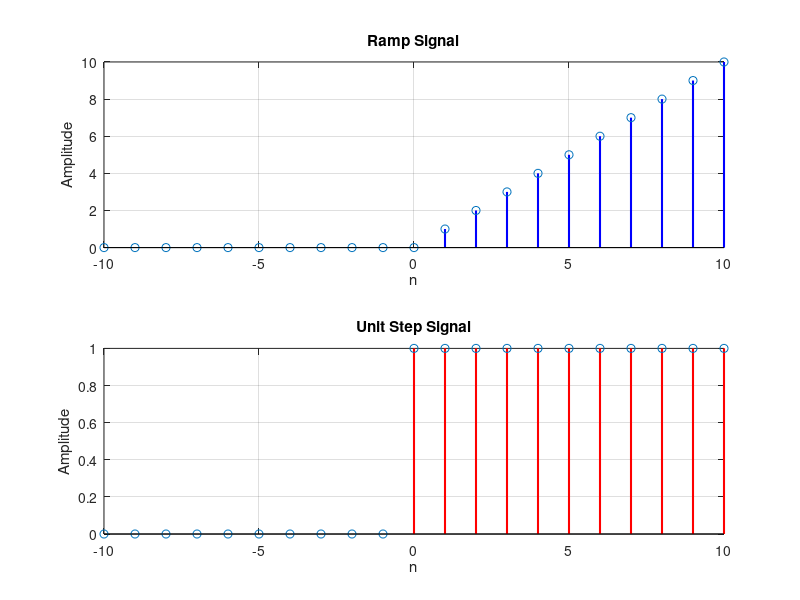
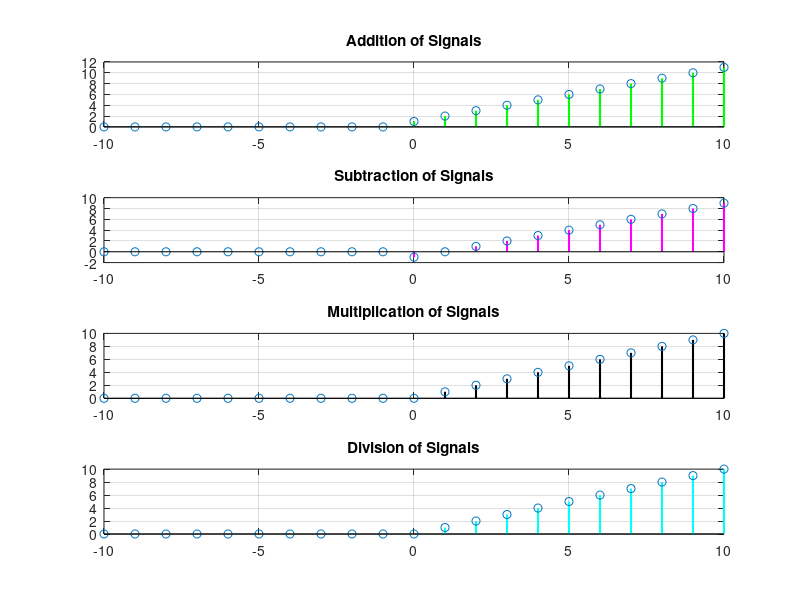
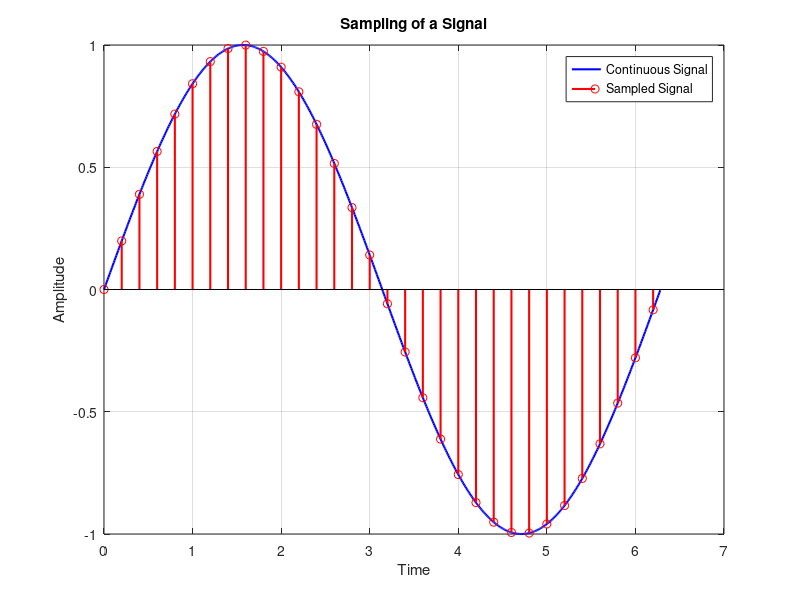
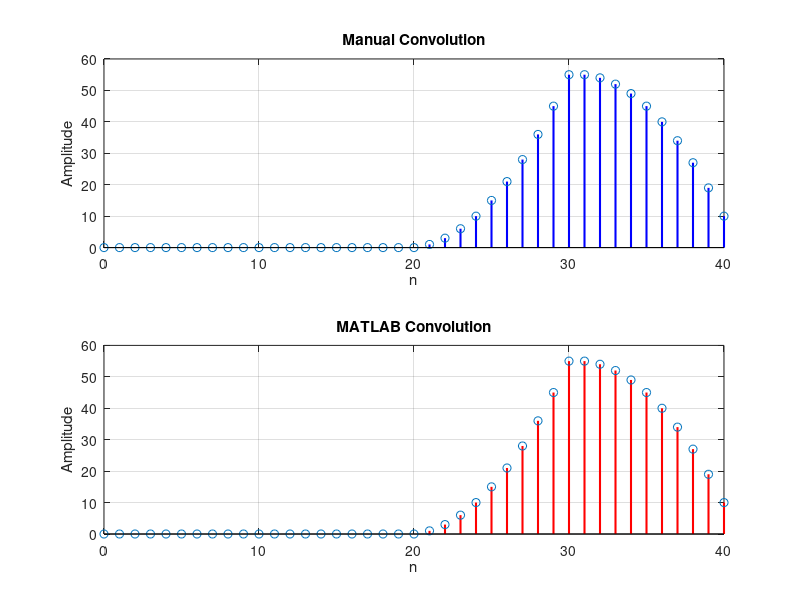

MATLAB code for these plots, in order: (Note: this script raises an error after producing the figures.)
%% SIGNALS PROCESSING AND ANALYSIS
%% --------------------------------

%% 1. SIGNAL GENERATION (Ramp, Unit Step)
n = -10:10; % Discrete time range

% Ramp Signal
ramp_signal = max(0, n);

% Unit Step Signal
unit_step_signal = double(n >= 0);

% Plot signals
figure;
subplot(2,1,1);
stem(n, ramp_signal, 'LineWidth', 1.5, 'Color', 'b');
grid on;
title('Ramp Signal');
xlabel('n'); ylabel('Amplitude');

subplot(2,1,2);
stem(n, unit_step_signal, 'LineWidth', 1.5, 'Color', 'r');
grid on;
title('Unit Step Signal');
xlabel('n'); ylabel('Amplitude');

%% 2. OPERATIONS ON SIGNALS
% Addition
addition = ramp_signal + unit_step_signal;

% Subtraction
subtraction = ramp_signal - unit_step_signal;

% Multiplication
multiplication = ramp_signal .* unit_step_signal;

% Division (with small epsilon to avoid division by zero)
division = zeros(size(ramp_signal));
division(unit_step_signal ~= 0) = ramp_signal(unit_step_signal ~= 0) ./ unit_step_signal(unit_step_signal ~= 0);

% Plot results
figure;
subplot(4,1,1);
stem(n, addition, 'LineWidth', 1.5, 'Color', 'g');
grid on;
title('Addition of Signals');

subplot(4,1,2);
stem(n, subtraction, 'LineWidth', 1.5, 'Color', 'm');
grid on;
title('Subtraction of Signals');

subplot(4,1,3);
stem(n, multiplication, 'LineWidth', 1.5, 'Color', 'k');
grid on;
title('Multiplication of Signals');

subplot(4,1,4);
stem(n, division, 'LineWidth', 1.5, 'Color', 'c');
grid on;
title('Division of Signals');

%% 3. SAMPLING OF SIGNALS
t = 0:0.01:2*pi; % Continuous time
x_cont = sin(t);

% Sampled Signal
T_s = 0.2; % Sampling interval
t_sampled = 0:T_s:max(t);
x_sampled = sin(t_sampled);

% Plot continuous and sampled signals
figure;
plot(t, x_cont, 'LineWidth', 1.5, 'Color', 'b'); hold on;
stem(t_sampled, x_sampled, 'r', 'LineWidth', 1.5);
grid on;
title('Sampling of a Signal');
legend('Continuous Signal', 'Sampled Signal');
xlabel('Time'); ylabel('Amplitude');

%% 4. CONVOLUTION OF SIGNALS - Manual and MATLAB Convolution
% Define range for the convolution result
n_conv = 0:length(ramp_signal) + length(unit_step_signal) - 2;

% Manual Convolution
conv_manual = zeros(1, length(n_conv));
for n_idx = 1:length(n_conv)
    sum_result = 0;
    for k = 1:length(ramp_signal)
        if (n_idx - k + 1 > 0) && (n_idx - k + 1 <= length(unit_step_signal))
            sum_result = sum_result + ramp_signal(k) * unit_step_signal(n_idx - k + 1);
        end
    end
    conv_manual(n_idx) = sum_result;
end

% MATLAB Convolution
conv_builtin = conv(ramp_signal, unit_step_signal);

% Plot comparison
figure;
subplot(2,1,1);
stem(n_conv, conv_manual, 'LineWidth', 1.5, 'Color', 'b');
grid on;
title('Manual Convolution');
xlabel('n');
ylabel('Amplitude');

subplot(2,1,2);
stem(n_conv, conv_builtin, 'LineWidth', 1.5, 'Color', 'r');
grid on;
title('MATLAB Convolution');
xlabel('n');
ylabel('Amplitude');

%% 5. FILTERING
% Noisy signal
noise = rand(1, length(ramp_signal)); % Random noise
noisy_signal = ramp_signal + noise;  % Add noise to ramp signal

% Averaging Filter
M = 3; % Filter size
h = ones(1, M) / M; % Filter coefficients
filtered_signal = filter(h, 1, noisy_signal); % Apply the filter

% Plot noisy and filtered signals
figure;
plot(n, noisy_signal, 'LineWidth', 1.5, 'Color', 'r'); hold on;
plot(n, filtered_signal, 'LineWidth', 1.5, 'Color', 'b');
grid on;
title('Filtering: Noisy vs. Filtered Signal');
legend('Noisy Signal', 'Filtered Signal');
xlabel('n (Sample Index)');
ylabel('Amplitude');


%% 6. FREQUENCY RESPONSE OF FILTER
[H, w] = freqz(h, 1, 512);
figure;
plot(w/pi, abs(H), 'LineWidth', 1.5, 'Color', 'b');
grid on;
title('Frequency Response of the Averaging Filter');
xlabel('Normalized Frequency (\times \pi rad/sample)');
ylabel('Magnitude');

%% 7. DISCRETE-TIME FOURIER TRANSFORM (DTFT)
omega = linspace(-pi, pi, 512);
X = fftshift(fft(ramp_signal, 512));

figure;
plot(omega, abs(X), 'LineWidth', 1.5, 'Color', 'b');
grid on;
title('Discrete-Time Fourier Transform (DTFT)');
xlabel('Frequency (rad/sample)');
ylabel('Magnitude');

%% 8. DISCRETE FOURIER TRANSFORM (DFT)
N = 8; % Number of points
dft_signal = fft(ramp_signal, N);

figure;
stem(0:N-1, abs(dft_signal), 'LineWidth', 1.5, 'Color', 'g');
grid on;
title('Discrete Fourier Transform (DFT)');
xlabel('Frequency Index');
ylabel('Magnitude');

%% 9. Z-TRANSFORM
syms z n_sym;
n_sym = -10:10; % Discrete range
z_transform = sum(ramp_signal .* z.^(-n_sym));

disp('Z-Transform:');
disp(z_transform);